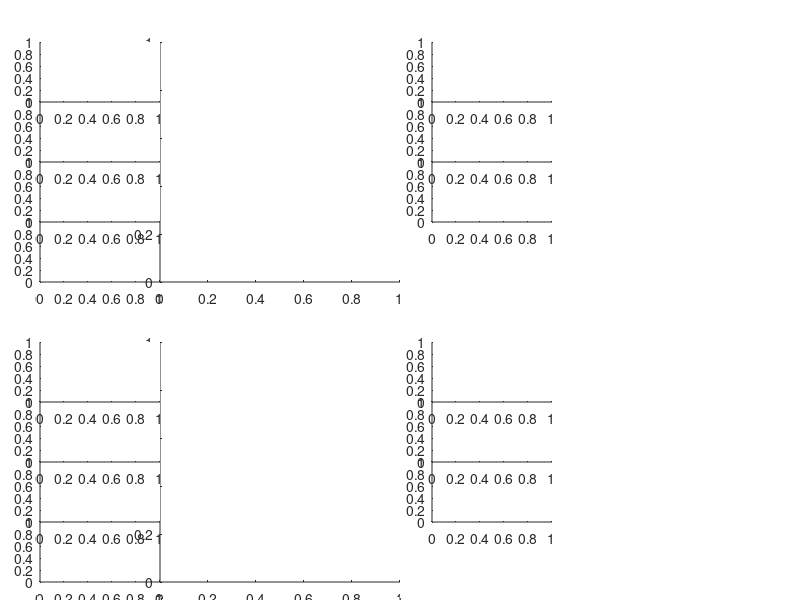

This chart was generated by the following MATLAB code:
%%%%%%%%%%%%%%%%%%%%%%%%%%%%%%%%%%%%%%%%%%%%%%%%%%%%%%%%%%%%%%%%%%%%%%%%%%%
% Figure 2. Selected EEG Examples for Class Seizure:
% (A) Idealized form of seizure
% (B) Protopattern or partially formed pattern (half Seizure, half "Other")
% (C,D) Edge cases (half Seizure, half one IIIC class)
%%%%%%%%%%%%%%%%%%%%%%%%%%%%%%%%%%%%%%%%%%%%%%%%%%%%%%%%%%%%%%%%%%%%%%%%%%%
clc;close all;clear;

% add tools
addpath('./Callbacks/');

% get input
dataDir='./Data/Figure2/';
files =struct2cell(dir([dataDir,'*.mat']))';files=files(:,1);
pp={'seizure','LPD','GPD','LRDA','GRDA','other'};
gg={'Idealized','Proto','Edge','Edge'};

% set figure
f=figure('units','normalized','position',[0.0516,0.0620,0.6300,0.8000],'MenuBar','none','ToolBar','none','color','w');
Ax={subplot('position',[.05,0.53,0.15,0.10]);subplot('position',[.20,0.53,0.30,0.40]);subplot('position',[.05,0.63,0.15,0.10]);subplot('position',[.05,0.73,0.15,0.10]);subplot('position',[.05,0.83,0.15,0.10]);
    subplot('position',[.54,0.53,0.15,0.10]);subplot('position',[.69,0.53,0.30,0.40]);subplot('position',[.54,0.63,0.15,0.10]);subplot('position',[.54,0.73,0.15,0.10]);subplot('position',[.54,0.83,0.15,0.10]);
    subplot('position',[.05,0.03,0.15,0.10]);subplot('position',[.20,0.03,0.30,0.40]);subplot('position',[.05,0.13,0.15,0.10]);subplot('position',[.05,0.23,0.15,0.10]);subplot('position',[.05,0.33,0.15,0.10]);
    subplot('position',[.54,0.03,0.15,0.10]);subplot('position',[.69,0.03,0.30,0.40]);subplot('position',[.54,0.13,0.15,0.10]);subplot('position',[.54,0.23,0.15,0.10]);subplot('position',[.54,0.33,0.15,0.10])};

for k=1:size(files,1)
    file=strrep(files{k},'.mat','');
    sample_key=file(3:end);sub_idx=file(1);
    tmp=load([dataDir,file],'vv');vv=tmp.vv([2:6,1]);
    fig_subtitle='';
    for kk=1:length(vv)
        if vv(kk)>0
            fig_subtitle=[fig_subtitle,num2str(vv(kk)),' ',pp{kk},', '];
        end
    end
    fig_subtitle=[sub_idx,'. ',gg{k},' - ',fig_subtitle(1:end-2) ];
    
    ax_eeg=Ax{(k-1)*5+2};
    ax_spe=Ax([(k-1)*5+1,(k-1)*5+3:k*5]);
    if k==1
        fcn_fig2subplot(dataDir,file,f,ax_eeg,ax_spe,fig_subtitle,1)
    else
        fcn_fig2subplot(dataDir,file,f,ax_eeg,ax_spe,fig_subtitle,0)
    end
end

% export
print(gcf,'-dpng','-r300','./Fig2.png');
  